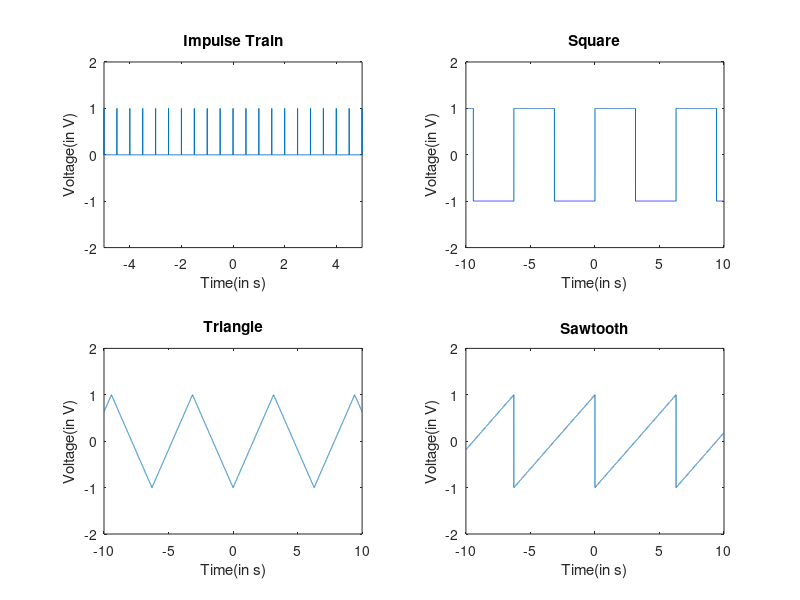

MATLAB code to generate this figure:
%Aim:- a. To plot basic functions sin, cos, tan and exp in MATLAB
%      b. To plot basic signals like Unit step, pulse and ramp in MATLAB
%      c. To plot periodic signals such as impulse strain, square
%      wave,saw-tooth wave and triangular wave in MATLAB.
%% Part A

clc; %Clear console
clear all; %Clear variables
close all; %Close all windows except Editor window

t = -10:0.001:10; %Initialise t
subplot(2,2,1); %Using subplot to plot next graphs
plot(t,sin(t)); %Plotted Sine graphs
xlabel('Time(in s)'); %X Label for Sine graph
ylabel('Voltage(in V)'); %Y Label for Sine graph
title('Sine');%Title for Sine graph
axis([-10 10 -2 2]); %Axis limitations for Sine graph

subplot(2,2,2);
plot(t,cos(t)); %Plotted Cosine graph
axis([-10 10 -2 2]);
xlabel('Time(in s)');
ylabel('Voltage(in V)');
title('Cosine');

subplot(2,2,3);
plot(t,tan(t)); %Plotted Tangent graph
axis([-10 10 -2 2]);
xlabel('Time(in s)');
ylabel('Voltage(in V)');
title('Tangent');

subplot(2,2,4);
plot(t,exp(t)); %Plotted Exponential graph
axis([-10 10 -2 20000]);
xlabel('Time(in s)');
ylabel('Voltage(in V)');
title('Exponential');


%% Part B


clc;
clear all;
close all;

t = -10:0.001:10;
unit_step = double(t>0); %Set values for unit_step for different values of t
unit_impulse = double(t==0); %Set value for unit_impulse for different values of t (1 when t=0 else 0)
unit_ramp = zeros(size(t)); %Initialise unit_ramp with 0
[m n] =  size(t); %Retrieve size of t for the below loop
for i=1:n
   if (t(1,i)>0)
       unit_ramp(1,i)=t(1,i); %Set unit_ramp = t when t>0
   end
end

subplot(3,1,1);
plot(t,unit_step) %Plotted Unit Step graph
axis([-2 10 -2 2]);
xlabel('Time(in s)');
ylabel('Voltage(in V)');
title('Unit Step');

subplot(3,1,2);
plot(t,unit_impulse) %Plotted Unit Impulse graph
axis([-1 1 -1 1]);
xlabel('Time(in s)');
ylabel('Voltage(in V)');
title('Unit Impulse');

subplot(3,1,3);
plot(t,unit_ramp) %Plotted Unit Ramp graph
axis([-2 2 -2 2]);
xlabel('Time(in s)');
ylabel('Voltage(in V)');
title('Unit Ramp');

%% Part C


clc;
clear all;
close all;

t = -10:0.001:10;
time_period =0.5; %Set period for Impulse strain and triangle function
[m n] = size(t);


impulse_train=double(mod(t,time_period)==0);  %Iterating Impulse over certain period
sqr = square(t); %Generating Square Wave
saw = sawtooth(t); %Generating Sawtooth Wave
trngl = sawtooth(t,time_period); %Generating triangle wave by setting width = time_period

subplot(2,2,1);
plot(t,impulse_train); %Plotted Impulse Train graph
axis([-5,5 -2 2]);
xlabel('Time(in s)');
ylabel('Voltage(in V)');
title('Impulse Train');

subplot(2,2,2);
plot(t,sqr); %Plotted Square Wave graph
axis([-10 10 -2 2]);
xlabel('Time(in s)');
ylabel('Voltage(in V)');
title('Square');

subplot(2,2,3);
plot(t,trngl); %Plotted Triangle Wave graph
axis([-10 10 -2 2]);
xlabel('Time(in s)');
ylabel('Voltage(in V)');
title('Triangle');

subplot(2,2,4);
plot(t,saw); %Plotted Sawtooth Wave graph
axis([-10 10 -2 2]);
xlabel('Time(in s)');
ylabel('Voltage(in V)');
title('Sawtooth');

